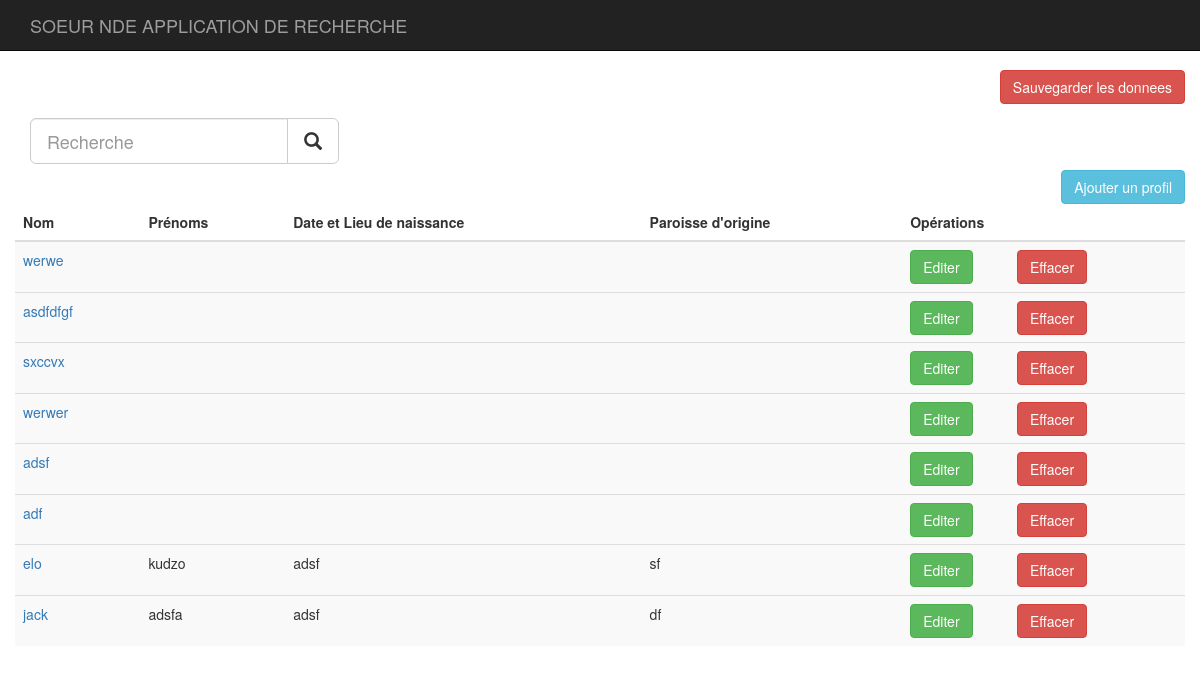
The page / on the database its author committed.
### tables this page shows
CREATE TABLE `soeurs` (
  `id` int(11) NOT NULL AUTO_INCREMENT,
  `nom` varchar(255) NOT NULL,
  `prenoms` varchar(255) NOT NULL,
  `date_lieu_naissance` varchar(255) NOT NULL,
  `paroisse_dorigine` varchar(255) NOT NULL,
  `date_lieu_bapteme` varchar(255) NOT NULL,
  `date_lieu_communion` varchar(255) NOT NULL,
  `date_lieu_confirmation` varchar(255) NOT NULL,
  `nom_prenoms_pere` varchar(255) NOT NULL,
  `religion_pere` varchar(255) NOT NULL,
  `profession_pere` varchar(255) NOT NULL,
  `ethnie_pere` varchar(255) NOT NULL,
  `nom_prenoms_mere` varchar(255) NOT NULL,
  `religion_mere` varchar(255) NOT NULL,
  `profession_mere` varchar(255) NOT NULL,
  `ethnie_mere` varchar(255) NOT NULL,
  `juvenat` varchar(255) NOT NULL,
  `aspirat` varchar(255) NOT NULL,
  `postulat` varchar(255) NOT NULL,
  `noviciat` varchar(255) NOT NULL,
  `date_lieu_premiere_profession_religieuse` varchar(255) NOT NULL,
  `date_lieu_profession_perpetuelle` varchar(255) NOT NULL,
  `date_lieu_etude_primaire` text NOT NULL,
  `date_lieu_etude_secondaire` text NOT NULL,
  `date_lieu_etude_universitaire` text NOT NULL,
  `date_lieu_diplomes_obtenus` text NOT NULL,
  `communautes_parcourues` text NOT NULL,
  `deleted` varchar(255) NOT NULL,
  PRIMARY KEY (`id`)
);

### index.php (the view, shortened to what this page needs)
<?php
include("functions.php");
$page = (int)(!isset($_GET["page"]) ? 1 : $_GET["page"]);
$per_page = 10;
$startpoint = ($page * $per_page) - $per_page;
$statement = "`soeurs` where deleted= 'no' ORDER BY `id` desc";
$results = $mysqli->query("SELECT * FROM {$statement} LIMIT {$startpoint} , {$per_page}");
    $get_total_rows = $results->num_rows;
?><!DOCTYPE html>
<html lang="en">
<head>
    <link href="css/bootstrap.css" rel="stylesheet">
</head>
<body>
    <nav class="navbar navbar-inverse navbar-fixed-top" role="navigation">
        <div class="container">
            <div class="navbar-header">
                <a class="navbar-brand" href="index.php">SOEUR NDE APPLICATION DE RECHERCHE</a>
            </div>
        </div>
    </nav>
    <div class="container">
        <div class="row">
<a href="export_sql.php" class="btn btn-danger pull-right">Sauvegarder les donnees</a>
<br><br>
   <form class="navbar-form navbar-left" role="search" action="search.php" method="GET">
                <div class="input-group input-group-lg">
                    <input type="text" class="form-control " placeholder="Recherche"  id="search_txt" name="search_text">
                    <span class="input-group-btn">
                        <button type="submit" class="btn btn-default" name="search"  onClick="return empty()">
                        <span class="glyphicon glyphicon-search"></span>
                        </button>
                    </span>
                </div>
            </form>
<br>
           <br><br>
<a href="create-soeur.php" class="btn btn-info pull-right">Ajouter un profil</a>
           <?php
  if($get_total_rows != 0){
?>
 <table class="table table-striped table-hover">
    <thead>
      <tr>
        <th>Nom</th>
        <th>Prénoms</th>
        <th>Date et Lieu de naissance</th>
        <th>Paroisse d'origine</th>
        <th>Opérations</th>
      </tr>
    </thead>
    <tbody>
        <?php
      while ($row_soeur = $results->fetch_assoc()) {
?>
        <tr>
        <td><a href="view-soeur.php?id=<?php echo $row_soeur['id']?>"><?php echo $row_soeur["nom"]; ?></td>
        <td><?php echo $row_soeur["prenoms"]; ?></td>
        <td><?php echo $row_soeur["date_lieu_naissance"]; ?></td>
        <td><?php echo $row_soeur["paroisse_dorigine"]; ?></td>
        <td><a href="edit-soeur.php?id=<?php echo $row_soeur['id']?>" class="btn btn-success"> Editer</a><a href="delete-soeur.php?id=<?php echo $row_soeur['id']?>" onclick="return confirmDelete()" class="btn btn-danger col-sm-offset-2">Effacer</a></td>
        <tr>
            <?php
        }
           ?>
</tbody>
</table>
<?php
} else{
?>
       <p>Aucun profil pour le moment...Pour en créer un, cliquez <a href="create-soeur.php">ICI</a></p>
<?php
}
?>
        </div>
    </div>
</body>
</html>

### index.php (style rules this page uses)
body { padding-top: 70px; }

### rows shown on the page
soeurs: nom "werwe"
soeurs: nom "asdfdfgf"
soeurs: nom "sxccvx"
soeurs: nom "werwer"
soeurs: nom "adsf"
soeurs: nom "adf"
soeurs: nom "elo", prenoms "kudzo", date_lieu_naissance "adsf", paroisse_dorigine "sf"
soeurs: nom "jack", prenoms "adsfa", date_lieu_naissance "adsf", paroisse_dorigine "df"
